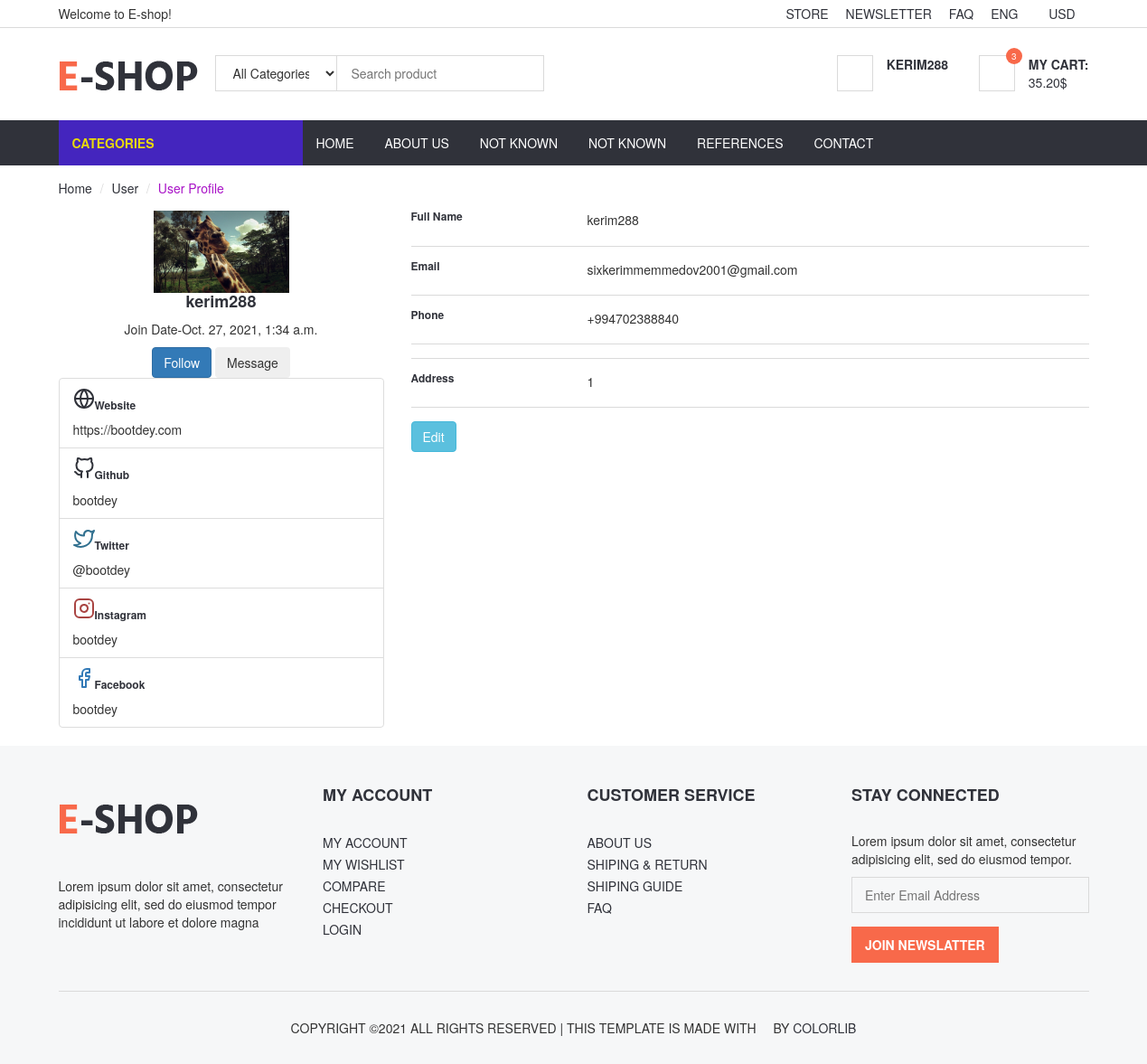
The page /user_profile (signed in) on the database its author committed.
### home/models.py (models this page shows, shortened)
class UserProfileInfo(models.Model):
    user=models.OneToOneField(User,related_name='userprofile', on_delete=models.CASCADE)
    AUTH_PROFILE_MODULE = 'app.UserProfile'
    phone = models.CharField(max_length=50,blank=True)
    city = models.CharField(max_length=150,blank=True)
    country = models.CharField(max_length=50,blank=True)
    image = models.ImageField(User,blank=True,upload_to='images/users/')
    address=models.CharField(max_length=40)
    def image_tag(self):
        return mark_safe('<img src="{}" height="30"/>'.format(self.image.url))
    image_tag.short_description = 'Image'

### home/views.py (the view)
# urls.py: path('user_profile',views.user_profile,name='user_profile'),
def user_profile(request):
    current_user=request.user
    category = Category.objects.all()
    userprofile=UserProfileInfo.objects.get(user_id=current_user.id)
    context = {
        'userprofile':userprofile,
        'category':category,
    }
    return render(request,'user_profile.html',context)

### home/templates/user_profile.html (shortened to what this page needs)
{% extends "homebase.html" %}
{% block sidebar %}
{% include "sidebar.html" %}
{% endblock %}
{% block content %}
<div class="container">
    <div class="main-body">
          <nav aria-label="breadcrumb" class="main-breadcrumb">
            <ol class="breadcrumb">
              <li class="breadcrumb-item"><a href="/">Home</a></li>
              <li class="breadcrumb-item"><a href="javascript:void(0)">User</a></li>
              <li class="breadcrumb-item active" aria-current="page">User Profile</li>
            </ol>
          </nav>
          <div class="row gutters-sm">
            <div class="col-md-4 mb-3">
              <div class="card">
                <div class="card-body">
                  <div class="d-flex flex-column align-items-center text-center">
                    <img src="{{userprofile.image.url}}" alt="Admin" class="rounded-circle" width="150">
                    <div class="mt-3">
                      <h4>{{userprofile.user.username}}</h4>
                      <p class="text-secondary mb-1">Join Date-{{userprofile.user.date_joined}}</p>
                      <button class="btn btn-primary">Follow</button>
                      <button class="btn btn-outline-primary">Message</button>
                    </div>
                  </div>
                </div>
              </div>
              <div class="card mt-3">
                <ul class="list-group list-group-flush">
                  <li class="list-group-item d-flex justify-content-between align-items-center flex-wrap">
                    <h6 class="mb-0">Website</h6>
                    <span class="text-secondary">https://bootdey.com</span>
                  </li>
                  <li class="list-group-item d-flex justify-content-between align-items-center flex-wrap">
                    <h6 class="mb-0">Github</h6>
                    <span class="text-secondary">bootdey</span>
                  </li>
                  <li class="list-group-item d-flex justify-content-between align-items-center flex-wrap">
                    <h6 class="mb-0">Twitter</h6>
                    <span class="text-secondary">@bootdey</span>
                  </li>
                  <li class="list-group-item d-flex justify-content-between align-items-center flex-wrap">
                    <h6 class="mb-0">Instagram</h6>
                    <span class="text-secondary">bootdey</span>
                  </li>
                  <li class="list-group-item d-flex justify-content-between align-items-center flex-wrap">
                    <h6 class="mb-0">Facebook</h6>
                    <span class="text-secondary">bootdey</span>
                  </li>
                </ul>
              </div>
            </div>
            <div class="col-md-8">
              <div class="card mb-3">
                <div class="card-body">
                  <div class="row">
                    <div class="col-sm-3">
                      <h6 class="mb-0">Full Name</h6>
                    </div>
                    <div class="col-sm-9 text-secondary">
                      {{userprofile.user.username}}
                    </div>
                  </div>
                  <hr>
                  <div class="row">
                    <div class="col-sm-3">
                      <h6 class="mb-0">Email</h6>
                    </div>
                    <div class="col-sm-9 text-secondary">
                      {{userprofile.user.email}}
                    </div>
                  </div>
                  <hr>
                  <div class="row">
                    <div class="col-sm-3">
                      <h6 class="mb-0">Phone</h6>
                    </div>
                    <div class="col-sm-9 text-secondary">
                     {{userprofile.phone}}
                    </div>
                  </div>
                  <hr>
                  <hr>
                  <div class="row">
                    <div class="col-sm-3">
                      <h6 class="mb-0">Address</h6>
                    </div>
                    <div class="col-sm-9 text-secondary">
                      {{userprofile.address}}
                    </div>
                  </div>
                  <hr>
                  <div class="row">
                    <div class="col-sm-12">
                      <a class="btn btn-info " target="__blank" href="/edit">Edit</a>
                    </div>
                  </div>
                </div>
              </div>
              </div>
            </div>
          </div>
        </div>
{% endblock %}

### home/templates/header.html (shortened to what this page needs)
	{% load static %}
<link rel="stylesheet" href="https://ajax.googleapis.com/ajax/libs/jqueryui/1.11.4/themes/smoothness/jquery-ui.css">
	<header>
		<div id="top-header">
			<div class="container">
				<div class="pull-left">
					<span>Welcome to E-shop!</span>
				</div>
				<div class="pull-right">
					<ul class="header-top-links">
						<li><a href="#">Store</a></li>
						<li><a href="#">Newsletter</a></li>
						<li><a href="#">FAQ</a></li>
						<li class="dropdown default-dropdown">
							<a class="dropdown-toggle" data-toggle="dropdown" aria-expanded="true">ENG <i class="fa fa-caret-down"></i></a>
						</li>
						<li class="dropdown default-dropdown">
							<a class="dropdown-toggle" data-toggle="dropdown" aria-expanded="true">USD <i class="fa fa-caret-down"></i></a>
						</li>
					</ul>
				</div>
			</div>
		</div>
		<div id="header">
			<div class="container">
				<div class="pull-left">
					<div class="header-logo">
						<a class="logo" href="/">
							<img src="{% static './img/logo.png' %}" alt="">
						</a>
					</div>
					<div class="header-search">
						<form method="post" action="/search/">
							<input id="query" name="query" class="input search-input" type="text" placeholder="Search product">
							{% load mptt_tags %}
							<select name="catid" class="input search-categories">
								<option value="0">All Categories</option>
							</select>
							<button class="search-btn"><i class="fa fa-search"></i></button>
						</form>
					</div>
				</div>
				<div class="pull-right">
					<ul class="header-btns">
						<li class="header-account dropdown default-dropdown">
							{% if user.id is not None %}
							<div class="dropdown-toggle" role="button" data-toggle="dropdown" aria-expanded="true">
								<div class="header-btns-icon">
								</div>
								<strong class="text-uppercase">{{user.username}} <i class="fa fa-caret-down"></i></strong>
							</div>
							{% else %}
							<a href="/login" class="text-uppercase">Login</a> / <a href="/signup" class="text-uppercase">Sign Up</a>
							{% endif %}
						</li>
						<li class="header-cart dropdown default-dropdown">
							<a class="dropdown-toggle" data-toggle="dropdown" aria-expanded="true">
								<div class="header-btns-icon">
									<i class="fa fa-shopping-cart"></i>
									<span class="qty">3</span>
								</div>
								<strong class="text-uppercase">My Cart:</strong>
								<br>
								<span>35.20$</span>
							</a>
						</li>
					</ul>
				</div>
			</div>
		</div>
	</header>

### home/static/css/style.css (style rules this page uses)
h1, h2, h3, h4, h5, h6 { color: #30323A; margin: 0 0 10px; font-weight: 700; }
a { color: #30323A; -webkit-transition: 0.3s color; transition: 0.3s color; }
strong { color: #30323A; }
ul, ol { margin: 0; padding: 0; list-style: none }
hr { margin-top: 15px; margin-bottom: 15px; border-color: #DADADA; }
.input { width: 100%; height: 40px; padding: 0px 15px; border: none; background-color: transparent; -webkit-box-shadow: 0px 0px 0px 1px #DADADA inset, 0px 0px 0px 5px transparent; box-shadow: 0px 0px 0px 1px #DADADA inset, 0px 0px 0px 5px transparent; -webkit-transition: 0.3s all; transition: 0.3s all; }
.breadcrumb { background-color: transparent; border: none; border-radius: 0px; padding: 15px 0px; margin: 0; }
.breadcrumb>.active { color: #a914c7; }
.breadcrumb>li+li:before { color: #DADADA; }
#header { padding-top: 15px; padding-bottom: 15px; }
#top-header { padding-top: 5px; padding-bottom: 5px; border-bottom: 1px solid #DADADA; }
.header-top-links>li { display: inline-block; }
.header-top-links>li+li { margin-left: 15px; }
.header-top-links>li>a { cursor: pointer; text-transform: uppercase; }
.header-logo { display: inline-block; margin-right: 15px; }
.header-logo .logo>img { width: 100%; max-height: 70px; }
.header-search { display: inline-block; padding: 15px 0px; max-width: 400px; }
.header-search>form { position: relative; }
.header-search>form .search-input { padding-left: 150px; padding-right: 45px; }
.header-search>form .search-categories { position: absolute; left: 0px; top: 0px; width: 135px; }
.header-search>form .search-btn { position: absolute; top: 0px; right: 0px; width: 40px; height: 40px; background-color: transparent; border: none; }
.header-btns>li { display: inline-block; vertical-align: top; padding: 15px 0px; }
.header-btns>li+li { margin-left: 15px; }
.header-btns>li .header-btns-icon { position: relative; float: left; margin-right: 15px; width: 40px; height: 40px; line-height: 40px; text-align: center; color: #30323A; background-color: #FFF; border: 1px solid #DADADA; }
.header-btns .dropdown-toggle { display: block; cursor: pointer; }
.header-cart .header-btns-icon .qty { position: absolute; right: -9px; top: -9px; width: 18px; height: 18px; line-height: 18px; text-align: center; font-size: 10px; background: #F8694A; color: #FFF; border-radius: 50%; }

### rows shown on the page
UserProfileInfo: image (picture), user.username "kerim288", user.date_joined "Oct. 27, 2021, 1:34 a.m.", user.email "sixkerimmemmedov2001@gmail.com", phone "+994702388840", address "1"

### other values the page prints
{{ user.username }} "KERIM288"
